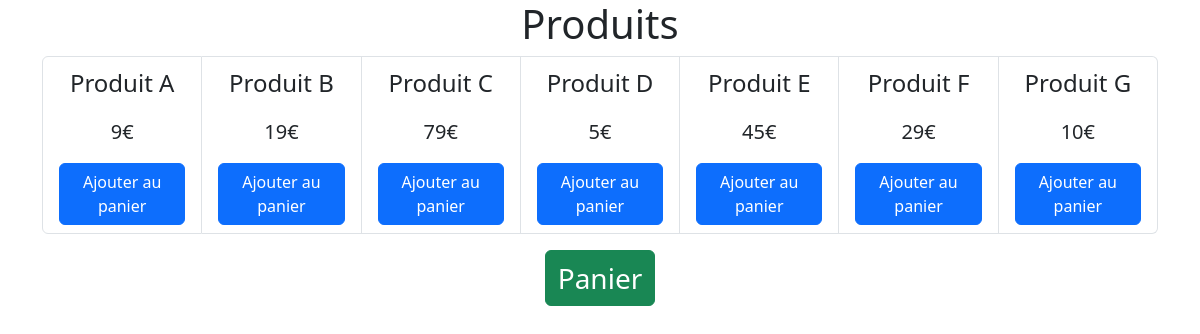
The page / on the database its author committed.
### tables this page shows
CREATE TABLE IF NOT EXISTS `produits` (
  `produit_id` int NOT NULL AUTO_INCREMENT,
  `produit_nom` varchar(20) NOT NULL,
  `produit_prix` int NOT NULL,
  PRIMARY KEY (`produit_id`)
);

### public/index.php (the view, shortened to what this page needs)
<?php
$pdo = require_once '../fonctions/connexion.php';
$sql = "SELECT produit_id, produit_nom, produit_prix FROM produits";
$statement = $pdo->prepare($sql);
$statement->execute();
$products = $statement->fetchAll();
?>
<!DOCTYPE html>
<html lang="en">
<head>
    <link href="https://cdn.jsdelivr.net/npm/bootstrap@5.3.0-alpha1/dist/css/bootstrap.min.css" rel="stylesheet">
</head>
<body>
    <div class="container d-flex flex-column align-items-center">
        <h1 class="">Produits</h1>
        <ul class="list-group list-group-horizontal ">
            <?php foreach($products as $value) :?>
                <li class="list-group-item d-flex flex-column align-items-center">
                    <p class="fs-4"><?php echo $value['produit_nom'];?></p>
                    <p class="fs-5"><?php echo $value['produit_prix'];?>€</p>
                    <a class="btn btn-primary" href="../fonctions/addition.php?produit_id=<?php echo $value['produit_id']?>" >Ajouter au panier</a>
                </li>
            <?php endforeach;?>
        </ul>
        <a class="my-3 fs-3 btn btn-success" href="panier.php">Panier</a>
    </div>
</body>
</html>

### rows shown on the page
produits: produit_nom "Produit A", produit_prix "9"
produits: produit_nom "Produit B", produit_prix "19"
produits: produit_nom "Produit C", produit_prix "79"
produits: produit_nom "Produit D", produit_prix "5"
produits: produit_nom "Produit E", produit_prix "45"
produits: produit_nom "Produit F", produit_prix "29"
produits: produit_nom "Produit G", produit_prix "10"
